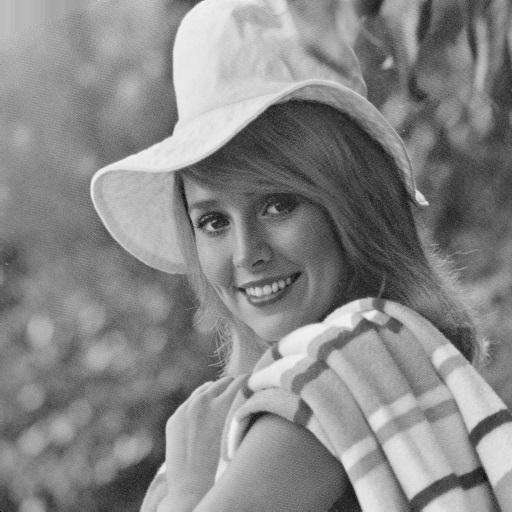
#> input picture week3/Mary.jpg, 512 x 512 px
$ python clipStretch.py
#> lines starting #> are read from the running program, lines starting #| are printed output that depends on the picture; after the words box and inside, x2 and y2 are one past the last pixel; in counts of white or black regions, pixels touching at a corner belong together
#> further down, img is the input picture: shape (512, 512); min 0, max 255, mean 135.4
import cv2
import numpy as np

#削波
def clipStretch(src, x1, x2):
#> called with x1 = 50, x2 = 150
    src = np.float32(src)
    dst = 255.0 * (src - x1) / (x2 - x1)
    dst[dst > 255] = 255
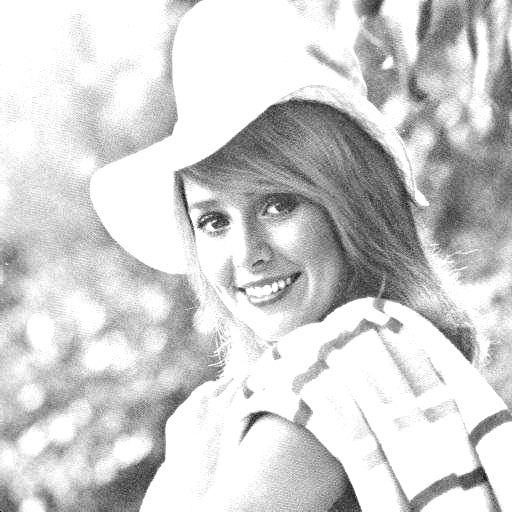
#> dst: shape (512, 512) float32; min -127.5, max 255, mean 185.7; drawn with min black and max white
    dst[dst < 0] = 0
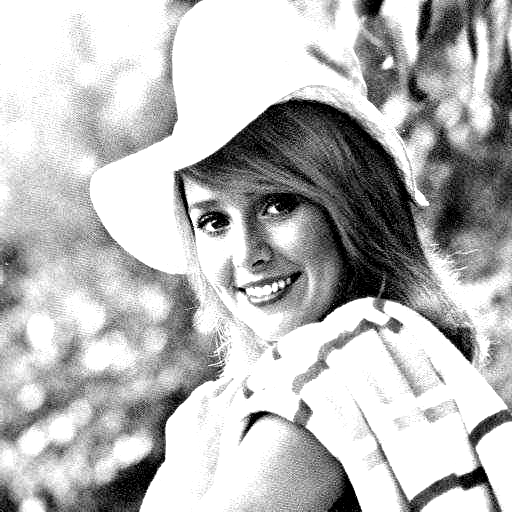
#> dst: shape (512, 512) float32; 2.07% of pixels changed, all inside (x1, y1, x2, y2) = (0, 0, 512, 512)
    dst = np.uint8(dst + 0.5)
    return dst

img = cv2.imread(r'Mary.jpg', 0)
cv2.imshow('input', img)

img2 = clipStretch(img, 50, 150)
cv2.imshow('output', img2)
#cv2.imwrite(r'Mary_out.jpg', img2)
cv2.waitKey()
cv2.destroyAllWindows()

$ run again, with week3/city.tif saved as week3/Mary.jpg
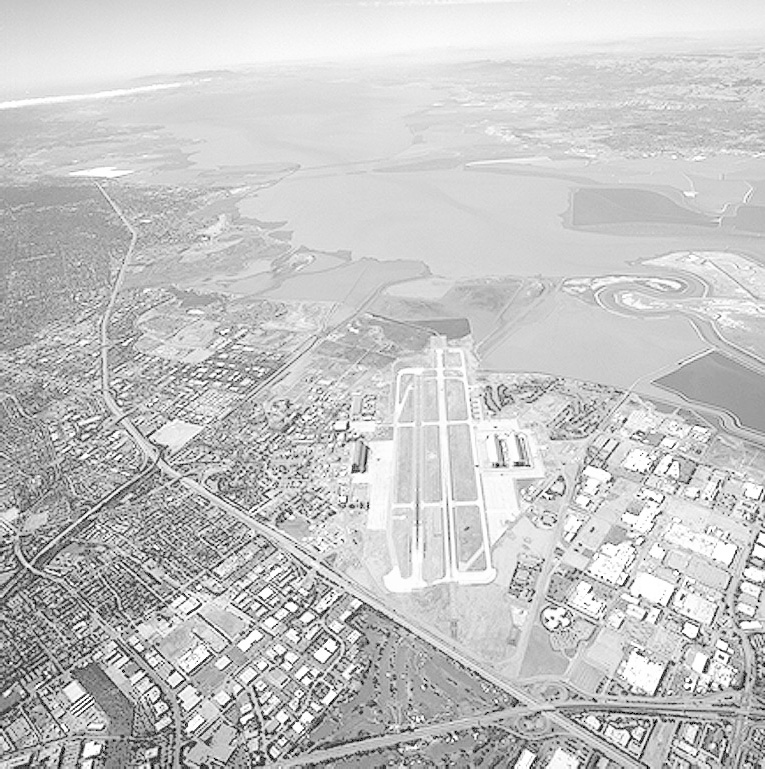
#> input picture week3/city.tif, 765 x 769 px
#> img is the input picture: shape (769, 765); min 0, max 255, mean 197.1
#> in clipStretch, `dst[dst > 255] = 255`:
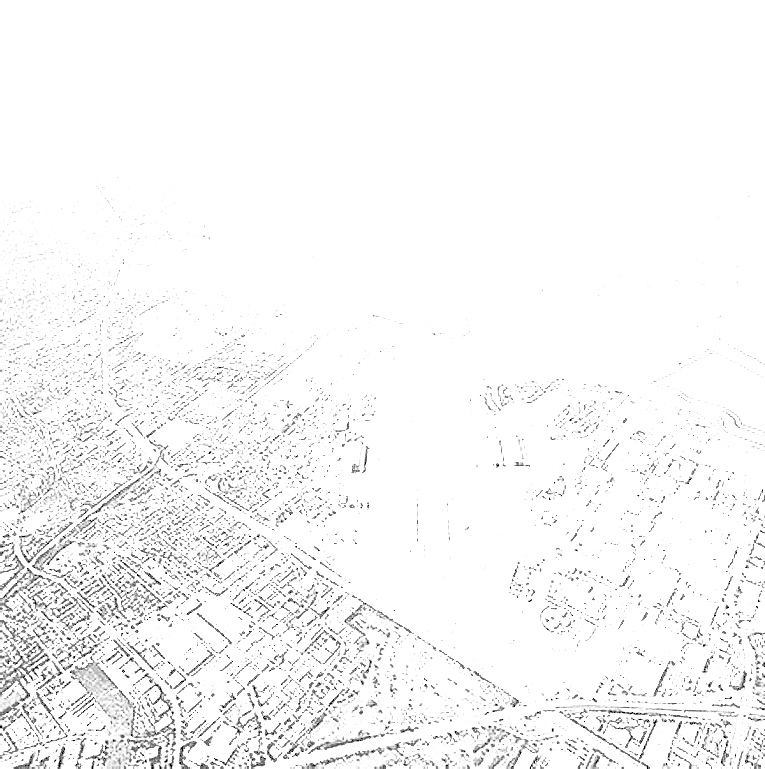
#> dst: shape (769, 765) float32; min -127.5, max 255, mean 242.9; drawn with min black and max white
#> in clipStretch, `dst[dst < 0] = 0`:
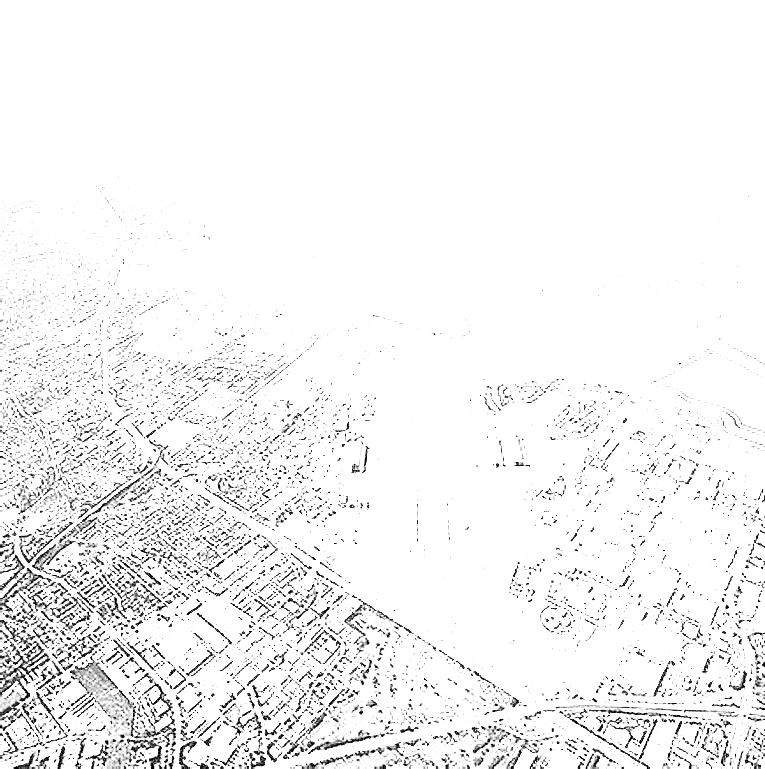
#> dst: shape (769, 765) float32; 0.54% of pixels changed, all inside (x1, y1, x2, y2) = (0, 340, 765, 769)
